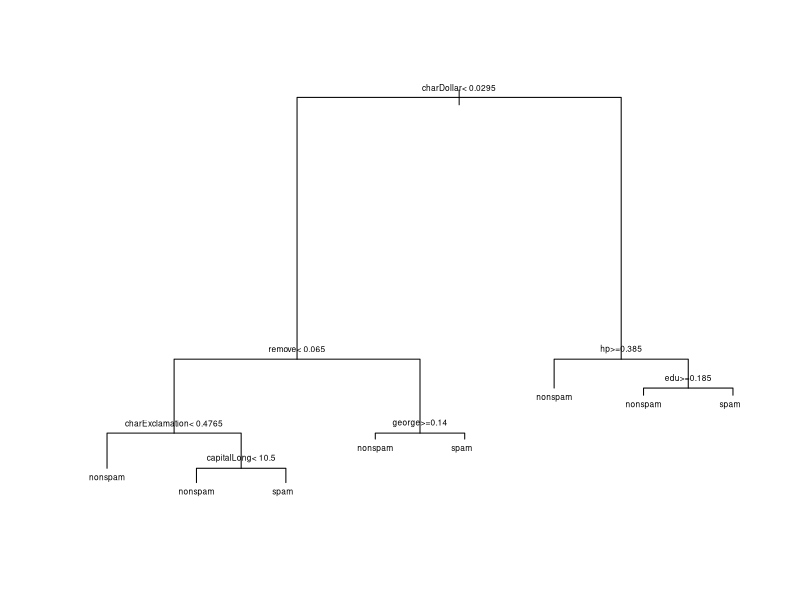
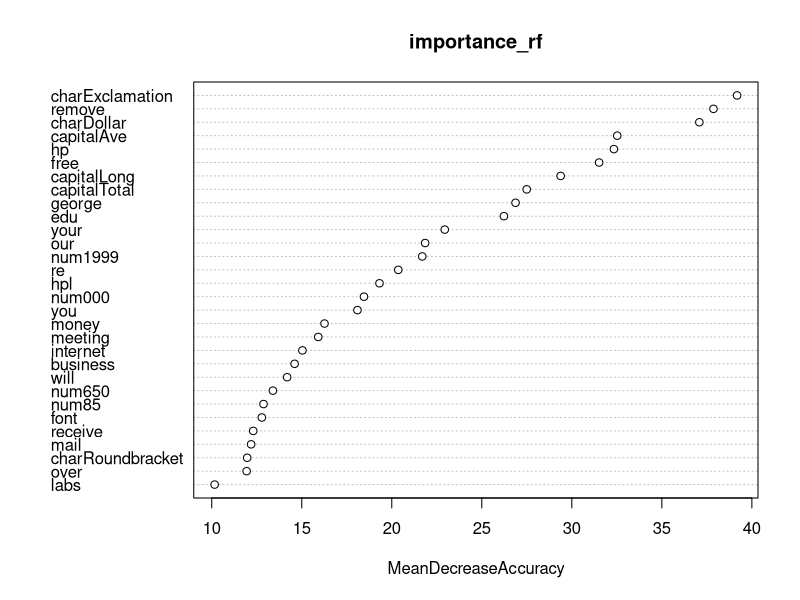

Recreate these plots in R, in order.
## ---- chunk 1
# Charger la librairie nécessaire
library(kernlab)

# Charger le jeu de données spam
data(spam)

# Séparer les données en apprentissage et test
set.seed(9146301)
ytable <- table(spam$type)
app <- c(sample(1:ytable[2], ytable[2]/2), 
         sample((ytable[2] + 1):nrow(spam), ytable[1]/2))

spam.app <- spam[app, ]  # Données d'apprentissage
spam.test <- spam[-app, ]  # Données de test

# Vérification des dimensions
dim(spam.app)
dim(spam.test)

## ---- chunk 2
# Charger la librairie rpart
library(rpart)

# Calculer l'arbre par défaut
t_def <- rpart(type ~ ., data = spam.app)

# Afficher l'arbre
plot(t_def)
text(t_def, cex = 0.5)

# Calculer l'arbre maximal
tmax <- rpart(type ~ ., data = spam.app, control = rpart.control(minsplit = 1, cp = 0))

# Élagage pour obtenir l'arbre optimal
tprune <- prune(tmax, cp = tmax$cptable[which.min(tmax$cptable[, 4]), 1])

# Comparaison des erreurs
pred_def <- predict(t_def, spam.test, type="class")
err_def <- mean(pred_def != spam.test$type)

pred_max <- predict(tmax, spam.test, type="class")
err_max <- mean(pred_max != spam.test$type)

pred_prune <- predict(tprune, spam.test, type="class")
err_prune <- mean(pred_prune != spam.test$type)

# Afficher les erreurs
cat("Erreur arbre par défaut :", err_def, "\n")
cat("Erreur arbre maximal :", err_max, "\n")
cat("Erreur après élagage :", err_prune, "\n")

## ---- chunk 3
# Charger la librairie randomForest
library(randomForest)

# Construire une RF (Bagging, mtry = nombre total de variables)
rf_bag <- randomForest(type ~ ., data = spam.app, mtry = ncol(spam.app) - 1)
pred_bag <- predict(rf_bag, spam.test)
err_bag <- mean(pred_bag != spam.test$type)

# RF par défaut
rf_def <- randomForest(type ~ ., data = spam.app)
pred_rf <- predict(rf_def, spam.test)
err_rf <- mean(pred_rf != spam.test$type)

# Étudier l'évolution de l'erreur OOB
rf_ntree <- randomForest(type ~ ., data = spam.app, ntree = 1000, do.trace = 100)

# Afficher les erreurs
cat("Erreur bagging :", err_bag, "\n")
cat("Erreur forêt aléatoire :", err_rf, "\n")

## ---- chunk 4
# Importance des variables
importance_rf <- randomForest(type ~ ., data = spam.app, importance = TRUE)
varImpPlot(importance_rf, type = 1)
